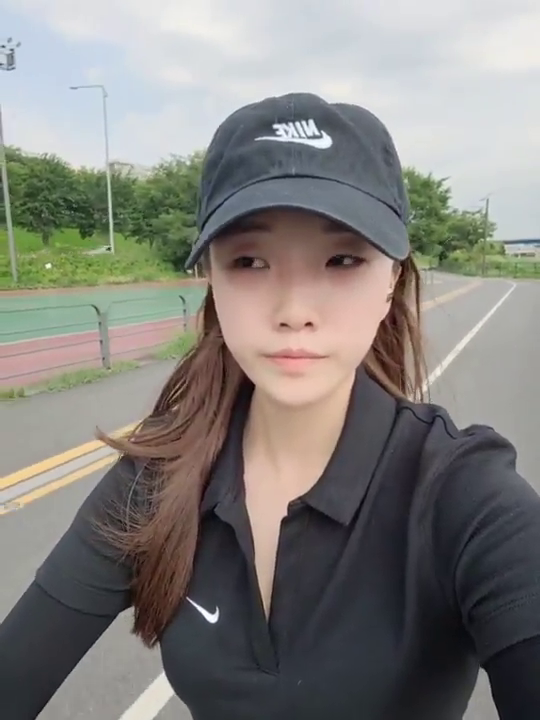
#> input picture frame 23 of face.mp4, 540 x 720 px, given in place of video.mp4, which was not available
$ jupyter execute --allow-errors '06. 크기 조정.ipynb'   (text cells are left out)
#> lines starting #> are read from the running program, lines starting #| are printed output that depends on the picture
[cell 1]
import cv2
img = cv2.imread('img.jpg')
#> (the rest of this cell did not finish here and is left out)

[cell 2]
import cv2
img = cv2.imread('img.jpg')
#> (the rest of this cell did not finish here and is left out)

[cell 3]
import cv2
img = cv2.imread('img.jpg')
#> (the rest of this cell did not finish here and is left out)

[cell 4]
import cv2
img = cv2.imread('img.jpg')
#> (the rest of this cell did not finish here and is left out)

[cell 5]
import cv2
cap = cv2.VideoCapture('video.mp4')

while cap.isOpened():
    ret, frame = cap.read()
#> frame is the input picture: shape (720, 540, 3); mean B, G, R 124.8, 128.7, 130.7
    if not ret:
        break

    frame_resized = cv2.resize(frame, (400,500))
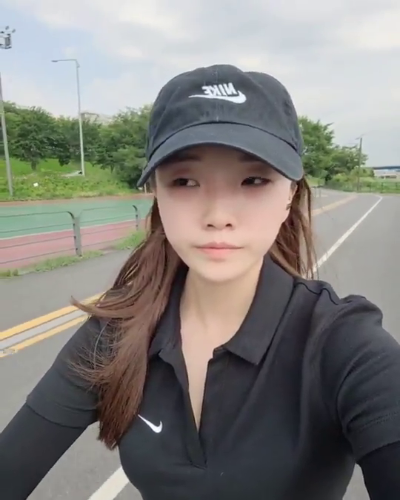
#> frame_resized: shape (500, 400, 3); mean B, G, R 124.7, 128.6, 130.6

    cv2.imshow('video', frame_resized)
    if cv2.waitKey(1) == ord('q'):
#> (key q is pressed here)
        break

cap.release()
cv2.destroyAllWindows()

[cell 6]
import cv2
cap = cv2.VideoCapture('video.mp4')

while cap.isOpened():
    ret, frame = cap.read()
    if not ret:
        break

    frame_resized = cv2.resize(frame, None, fx=1.5, fy=1.5, interpolation=cv2.INTER_CUBIC)
#> frame_resized: shape (1080, 810, 3)

    cv2.imshow('video', frame_resized)
    if cv2.waitKey(1) == ord('q'):
#> (key q is pressed here)
        break

cap.release()
cv2.destroyAllWindows()


$ run again, starting later in the video
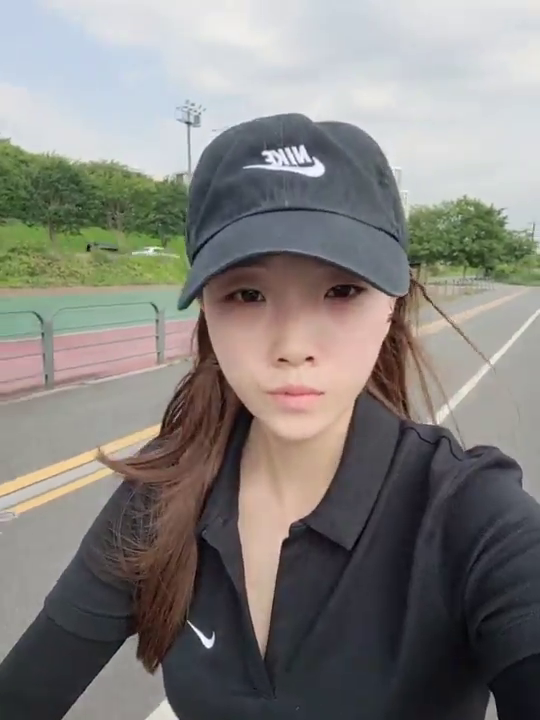
#> input picture frame 104 of face.mp4, 540 x 720 px, given in place of video.mp4, which was not available
#> frame is the input picture: shape (720, 540, 3); mean B, G, R 125, 128.4, 130.9
#> `frame_resized = cv2.resize(frame, (400,500))`:
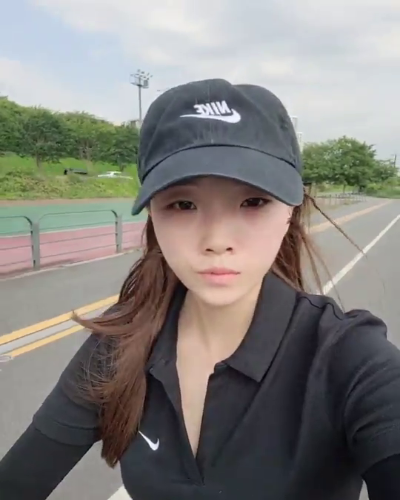
#> frame_resized: shape (500, 400, 3); mean B, G, R 124.9, 128.3, 130.8

$ run again, starting later in the video
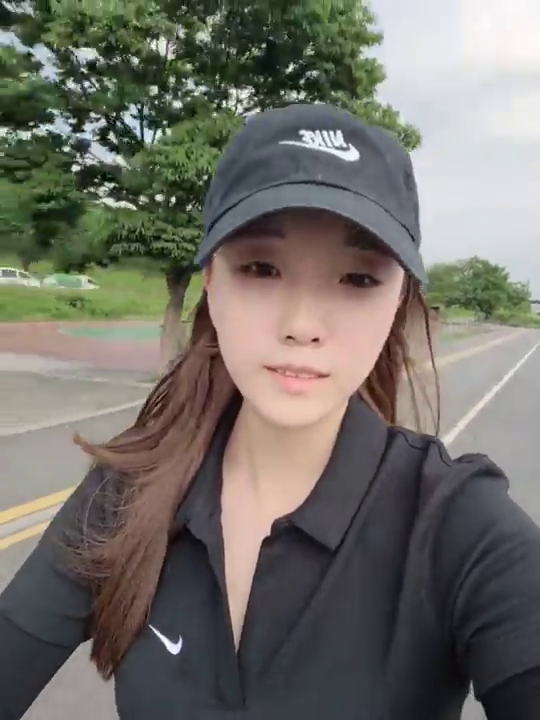
#> input picture frame 185 of face.mp4, 540 x 720 px, given in place of video.mp4, which was not available
#> frame is the input picture: shape (720, 540, 3); mean B, G, R 104.4, 111.2, 113.7
#> `frame_resized = cv2.resize(frame, (400,500))`:
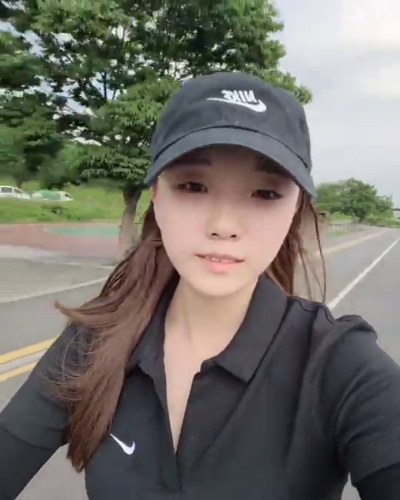
#> frame_resized: shape (500, 400, 3); mean B, G, R 104.4, 111.1, 113.6
